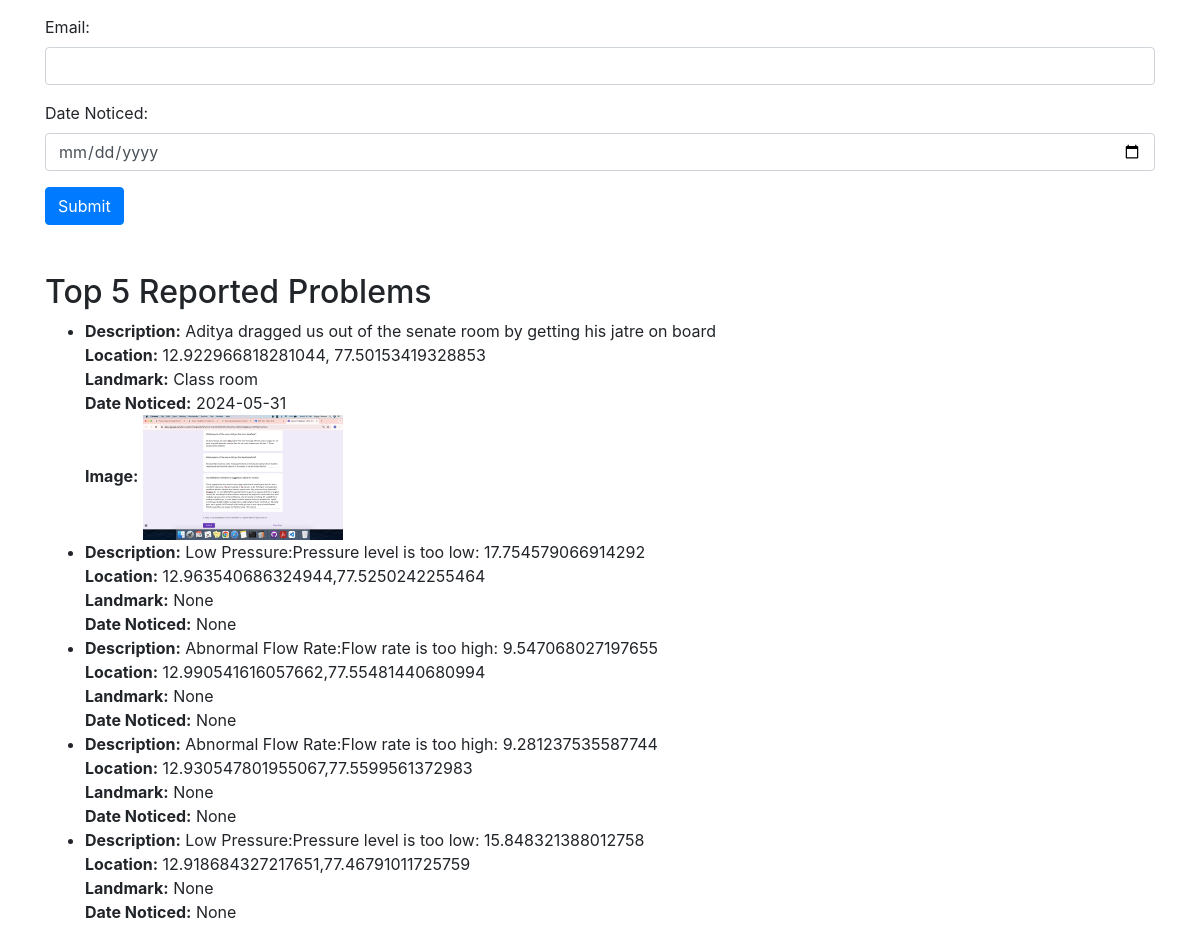
Before: / (lower part) with the older database file.
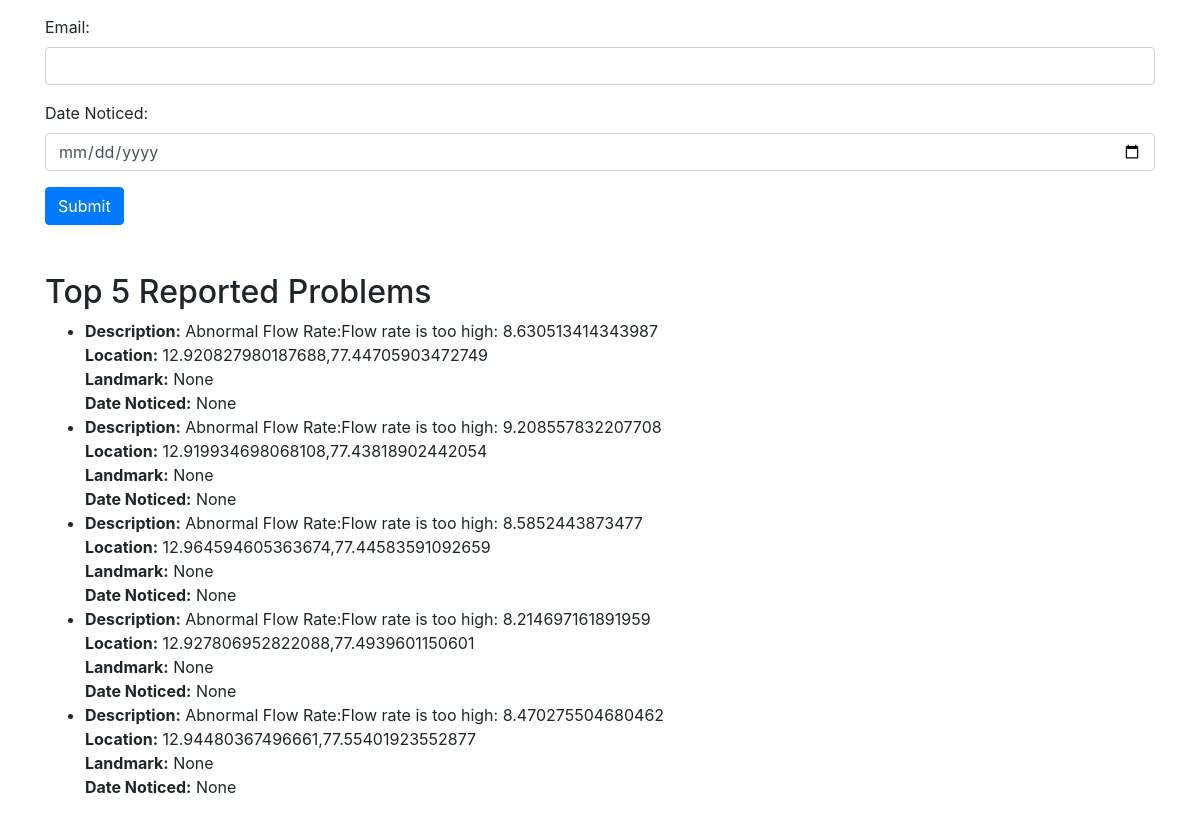
After: the same page with the newer database file.
### tables this page shows
CREATE TABLE reported_problems 
                 (id INTEGER PRIMARY KEY AUTOINCREMENT, location TEXT, landmark TEXT, 
                 location_description TEXT, issue_image TEXT, issue_description TEXT, 
                 email TEXT, date TEXT, lat REAL, lng REAL, assigned_to TEXT, status TEXT);

### app.py (the view)
@app.route('/')
def index():
    conn = sqlite3.connect('waruna.db')
    c = conn.cursor()
    c.execute("SELECT * FROM reported_problems ORDER BY id DESC LIMIT 5")
    top_problems = c.fetchall()
    conn.close()
    return render_template('index.html', top_problems=top_problems)

### templates/index.html (shortened to what this page needs)
<!DOCTYPE html>
<html lang="en">
<head>
    <link rel="stylesheet" href="https://stackpath.bootstrapcdn.com/bootstrap/4.3.1/css/bootstrap.min.css">
    <link rel="stylesheet" href="https://unpkg.com/leaflet@1.7.1/dist/leaflet.css" />
</head>
<body>
    <div class="container">
        <form action="/submit_issue" method="POST" enctype="multipart/form-data">
            <div class="form-group">
                <label for="email">Email:</label>
                <input type="email" class="form-control" id="email" name="email" required>
            </div>
            <div class="form-group">
                <label for="date">Date Noticed:</label>
                <input type="date" class="form-control" id="date" name="date" required>
            </div>
            <button type="submit" class="btn btn-primary">Submit</button>
        </form>
    </div>
    <div class="container mt-5">
        <h2>Top 5 Reported Problems</h2>
        <ul>
            {% for problem in top_problems %}
            <li>
                <strong>Description:</strong> {{ problem[5] }}<br>
                <strong>Location:</strong> {{ problem[1] }}<br>
                <strong>Landmark:</strong> {{ problem[2] }}<br>
                <strong>Date Noticed:</strong> {{ problem[7] }}
                {% if problem[4] %}
                <br><strong>Image:</strong> <img src="{{ url_for('static', filename='images/' ~ problem[4]) }}" alt="Issue Image" style="max-width: 200px;">
                {% endif %}
            </li>
            {% endfor %}
        </ul>
    </div>
</body>
</html>

Changed rows visible on the page:
no longer on this page (row unchanged): reported_problems: issue_description "Aditya dragged us out of the senate room by getting his jatre on board", location "12.922966818281044, 77.50153419328853", landmark "Class room", date "2024-05-31", issue_image (picture)
no longer on this page (row unchanged): reported_problems: issue_description "Low Pressure:Pressure level is too low: 17.754579066914292", location "12.963540686324944,77.5250242255464", problem "None"
no longer on this page (row unchanged): reported_problems: issue_description "Abnormal Flow Rate:Flow rate is too high: 9.547068027197655", location "12.990541616057662,77.55481440680994", problem "None"
no longer on this page (row unchanged): reported_problems: issue_description "Abnormal Flow Rate:Flow rate is too high: 9.281237535587744", location "12.930547801955067,77.5599561372983", problem "None"
no longer on this page (row unchanged): reported_problems: issue_description "Low Pressure:Pressure level is too low: 15.848321388012758", location "12.918684327217651,77.46791011725759", problem "None"
added reported_problems: issue_description "Abnormal Flow Rate:Flow rate is too high: 8.630513414343987", location "12.920827980187688,77.44705903472749", problem "None"
added reported_problems: issue_description "Abnormal Flow Rate:Flow rate is too high: 9.208557832207708", location "12.919934698068108,77.43818902442054", problem "None"
added reported_problems: issue_description "Abnormal Flow Rate:Flow rate is too high: 8.5852443873477", location "12.964594605363674,77.44583591092659", problem "None"
added reported_problems: issue_description "Abnormal Flow Rate:Flow rate is too high: 8.214697161891959", location "12.927806952822088,77.4939601150601", problem "None"
added reported_problems: issue_description "Abnormal Flow Rate:Flow rate is too high: 8.470275504680462", location "12.94480367496661,77.55401923552877", problem "None"
